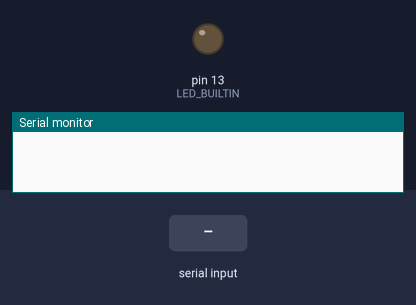
This sketch was run on a simulated Arduino Uno, built with avr-gcc and run on an emulated ATmega328P. On the bench: output pins drawn as LEDs (lit = HIGH), the last lines printed to the serial monitor. Inputs (shaded band) come from the test bench.

Above: at 1.2 s.
1.3 s: "ok\n" received over Serial
At 2.5 s:
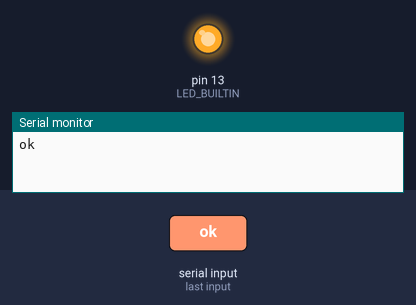
2.8 s: "1\n" received over Serial
At 3.6 s:
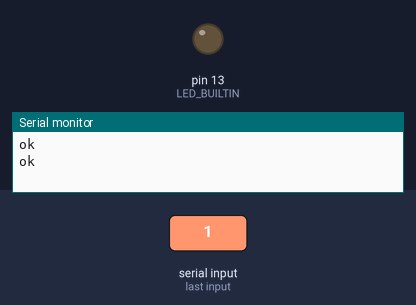
4.3 s: "0\n" received over Serial
At 4.7 s:
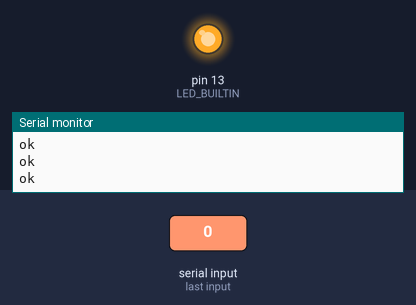
Timing chart, 0 to 7.3 s (numbered marks = the images above; inputs shaded):
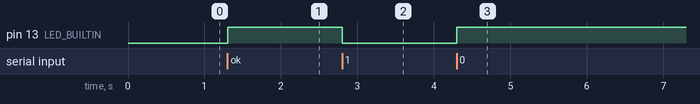

Measured:
- after the input at 1.3 s, pin 13 (LED_BUILTIN): LOW → HIGH at once
- after the input at 2.8 s, pin 13 (LED_BUILTIN): HIGH → LOW at once
- after the input at 4.3 s, pin 13 (LED_BUILTIN): LOW → HIGH at once

The sketch:

Arduino_receive_send.ino
```cpp
String ricevi();
void invia(String line);
void blink(int pin);

int dt1;
long tp1;
long i = 0;

#define t1 50  // Tempo di lampeggio

void setup() {
  Serial.begin(9600);
  pinMode(LED_BUILTIN, OUTPUT);
}

void loop() {
  String msg = ricevi();
  if (msg == "Hello from Raspberry Pi!") {
    invia("Done");
  }
}
```

Comunicazione.ino
```cpp
String ricevi() {
  while (Serial.available() == 0);  // Attendi che ci siano dati disponibili
  String data = Serial.readStringUntil('\n');  // Leggi fino a '\n'
  Serial.println("ok");  // Invia conferma a Raspberry Pi
  blink(LED_BUILTIN);
  return data;
}

void invia(String line) {
  Serial.println(line);  // Invia il messaggio a Raspberry Pi
  blink(LED_BUILTIN);

  while (true) {
    while (Serial.available() > 0) {
      String response = Serial.readStringUntil('\n');
      if (response == "ok") {
        return;  // Esci quando Raspberry Pi conferma la ricezione
      }
    }
  }
}

void blink(int pin) {
  dt1 = millis() - tp1;
  if (dt1 > t1) {
    digitalWrite(pin, (i % 2 == 0) ? HIGH : LOW);
    i++;
    tp1 = millis();
  }
}
```
